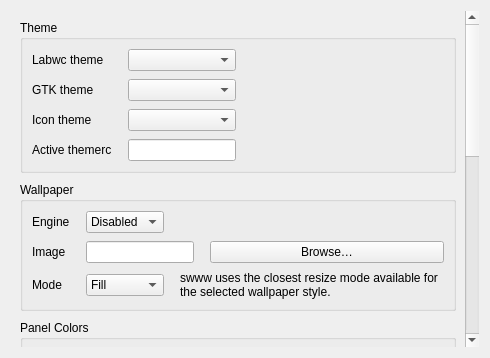
<?xml version="1.0" encoding="UTF-8"?>
<ui version="4.0">
 <class>pageAppearance</class>
 <widget class="QWidget" name="pageAppearance">
  <layout class="QVBoxLayout" name="verticalLayout">
   <item>
    <widget class="QScrollArea" name="scrollArea">
     <property name="frameShape">
      <enum>QFrame::Shape::NoFrame</enum>
     </property>
     <property name="widgetResizable">
      <bool>true</bool>
     </property>
     <widget class="QWidget" name="scrollAreaWidgetContents">
      <layout class="QVBoxLayout" name="verticalLayout_2">
       <property name="spacing">
        <number>9</number>
       </property>
       <item>
        <widget class="QGroupBox" name="groupTheme">
         <property name="title">
          <string>Theme</string>
         </property>
         <layout class="QGridLayout" name="gridLayoutTheme" columnstretch="0,0,1">
          <property name="horizontalSpacing">
           <number>16</number>
          </property>
          <property name="verticalSpacing">
           <number>8</number>
          </property>
          <item row="0" column="0">
           <widget class="QLabel" name="label">
            <property name="text">
             <string>Labwc theme</string>
            </property>
           </widget>
          </item>
          <item row="0" column="1">
           <widget class="QComboBox" name="openboxTheme"/>
          </item>
          <item row="1" column="0">
           <widget class="QLabel" name="label_1">
            <property name="text">
             <string>GTK theme</string>
            </property>
           </widget>
          </item>
          <item row="1" column="1">
           <widget class="QComboBox" name="gtkTheme"/>
          </item>
          <item row="2" column="0">
           <widget class="QLabel" name="label_2">
            <property name="text">
             <string>Icon theme</string>
            </property>
           </widget>
          </item>
          <item row="2" column="1">
           <widget class="QComboBox" name="iconTheme"/>
          </item>
          <item row="3" column="0">
           <widget class="QLabel" name="label_3">
            <property name="text">
             <string>Active themerc</string>
            </property>
           </widget>
          </item>
          <item row="3" column="1">
           <widget class="QLineEdit" name="themercPath">
            <property name="readOnly">
             <bool>true</bool>
            </property>
           </widget>
          </item>
          <item row="0" column="2" rowspan="4">
           <spacer name="horizontalSpacer">
            <property name="orientation">
             <enum>Qt::Orientation::Horizontal</enum>
            </property>
           </spacer>
          </item>
         </layout>
        </widget>
       </item>
       <item>
        <widget class="QGroupBox" name="groupWallpaper">
         <property name="title">
          <string>Wallpaper</string>
         </property>
         <layout class="QGridLayout" name="gridLayoutWallpaper" columnstretch="0,0,0,1">
          <property name="horizontalSpacing">
           <number>16</number>
          </property>
          <property name="verticalSpacing">
           <number>8</number>
          </property>
          <item row="0" column="0">
           <widget class="QLabel" name="label_4">
            <property name="text">
             <string>Engine</string>
            </property>
           </widget>
          </item>
          <item row="0" column="1">
           <widget class="QComboBox" name="wallpaperEngine">
            <item>
             <property name="text">
              <string>Disabled</string>
             </property>
             <property name="data">
              <string>none</string>
             </property>
            </item>
            <item>
             <property name="text">
              <string>swaybg</string>
             </property>
             <property name="data">
              <string>swaybg</string>
             </property>
            </item>
            <item>
             <property name="text">
              <string>swww</string>
             </property>
             <property name="data">
              <string>swww</string>
             </property>
            </item>
            <item>
             <property name="text">
              <string>wpaperd</string>
             </property>
             <property name="data">
              <string>wpaperd</string>
             </property>
            </item>
           </widget>
          </item>
          <item row="1" column="0">
           <widget class="QLabel" name="label_5">
            <property name="text">
             <string>Image</string>
            </property>
           </widget>
          </item>
          <item row="1" column="1" colspan="2">
           <widget class="QLineEdit" name="wallpaperPath"/>
          </item>
          <item row="1" column="3">
           <widget class="QPushButton" name="browseWallpaper">
            <property name="text">
             <string>Browse…</string>
            </property>
           </widget>
          </item>
          <item row="2" column="0">
           <widget class="QLabel" name="label_6">
            <property name="text">
             <string>Mode</string>
            </property>
           </widget>
          </item>
          <item row="2" column="1">
           <widget class="QComboBox" name="wallpaperMode">
            <item>
             <property name="text">
              <string>Fill</string>
             </property>
             <property name="data">
              <string>fill</string>
             </property>
            </item>
            <item>
             <property name="text">
              <string>Fit</string>
             </property>
             <property name="data">
              <string>fit</string>
             </property>
            </item>
            <item>
             <property name="text">
              <string>Stretch</string>
             </property>
             <property name="data">
              <string>stretch</string>
             </property>
            </item>
           </widget>
          </item>
          <item row="2" column="2" colspan="2">
           <widget class="QLabel" name="label_7">
            <property name="wordWrap">
             <bool>true</bool>
            </property>
            <property name="text">
             <string>swww uses the closest resize mode available for the selected wallpaper style.</string>
            </property>
           </widget>
          </item>
         </layout>
        </widget>
       </item>
       <item>
        <widget class="QGroupBox" name="groupPanel">
         <property name="title">
          <string>Panel Colors</string>
         </property>
         <layout class="QGridLayout" name="gridLayoutPanel" columnstretch="0,0,1">
          <property name="horizontalSpacing">
           <number>16</number>
          </property>
          <property name="verticalSpacing">
           <number>8</number>
          </property>
          <item row="0" column="0">
           <widget class="QLabel" name="label_8">
            <property name="text">
             <string>Target</string>
            </property>
           </widget>
          </item>
          <item row="0" column="1">
           <widget class="QComboBox" name="panelTarget">
            <item>
             <property name="text">
              <string>Disabled</string>
             </property>
             <property name="data">
              <string>none</string>
             </property>
            </item>
            <item>
             <property name="text">
              <string>Waybar</string>
             </property>
             <property name="data">
              <string>waybar</string>
             </property>
            </item>
            <item>
             <property name="text">
              <string>SFWBar</string>
             </property>
             <property name="data">
              <string>sfwbar</string>
             </property>
            </item>
           </widget>
          </item>
          <item row="1" column="0">
           <widget class="QLabel" name="label_9">
            <property name="text">
             <string>Panel background</string>
            </property>
           </widget>
          </item>
          <item row="1" column="1">
           <widget class="QLineEdit" name="panelBackground"/>
          </item>
          <item row="2" column="0">
           <widget class="QLabel" name="label_10">
            <property name="text">
             <string>Surface color</string>
            </property>
           </widget>
          </item>
          <item row="2" column="1">
           <widget class="QLineEdit" name="panelSurface"/>
          </item>
          <item row="3" column="0">
           <widget class="QLabel" name="label_11">
            <property name="text">
             <string>Text color</string>
            </property>
           </widget>
          </item>
          <item row="3" column="1">
           <widget class="QLineEdit" name="panelText"/>
          </item>
          <item row="4" column="0">
           <widget class="QLabel" name="label_12">
            <property name="text">
             <string>Accent color</string>
            </property>
           </widget>
          </item>
          <item row="4" column="1">
           <widget class="QLineEdit" name="panelAccent"/>
          </item>
          <item row="5" column="0" colspan="2">
           <widget class="QLabel" name="label_13">
            <property name="wordWrap">
             <bool>true</bool>
            </property>
            <property name="text">
             <string>These colors are written as a managed override block into the detected panel config.</string>
            </property>
           </widget>
          </item>
          <item row="0" column="2" rowspan="6">
           <spacer name="horizontalSpacer_2">
            <property name="orientation">
             <enum>Qt::Orientation::Horizontal</enum>
            </property>
           </spacer>
          </item>
         </layout>
        </widget>
       </item>
       <item>
        <widget class="QGroupBox" name="groupBox2">
         <property name="title">
          <string>Window Drop Shadows</string>
         </property>
         <layout class="QGridLayout" name="groupBox2_gridLayout" columnstretch="0,0,1">
          <property name="horizontalSpacing">
           <number>16</number>
          </property>
          <property name="verticalSpacing">
           <number>8</number>
          </property>
          <item row="0" column="0">
           <widget class="QCheckBox" name="dropShadows">
            <property name="text">
             <string>Enable shadows</string>
            </property>
           </widget>
          </item>
          <item row="0" column="1">
           <widget class="QCheckBox" name="dropShadowsOnTiled">
            <property name="text">
             <string>Enable on tiled windows</string>
            </property>
           </widget>
          </item>
          <item row="0" column="2">
           <spacer name="horizontalSpacer_11">
            <property name="orientation">
             <enum>Qt::Orientation::Horizontal</enum>
            </property>
           </spacer>
          </item>
         </layout>
        </widget>
       </item>
       <item>
        <widget class="QGroupBox" name="groupBox3">
         <property name="title">
          <string>Titlebar</string>
         </property>
         <layout class="QGridLayout" name="groupBox3_gridLayout" columnstretch="0,0,1">
          <property name="horizontalSpacing">
           <number>16</number>
          </property>
          <property name="verticalSpacing">
           <number>8</number>
          </property>
          <item row="0" column="0">
           <widget class="QLabel" name="label_14">
            <property name="text">
             <string>Corner radius</string>
            </property>
           </widget>
          </item>
          <item row="0" column="1">
           <widget class="QSpinBox" name="cornerRadius">
            <property name="maximum">
             <number>24</number>
            </property>
           </widget>
          </item>
          <item row="1" column="0">
           <widget class="QLabel" name="label_15">
            <property name="text">
             <string>Maximized decoration</string>
            </property>
           </widget>
          </item>
          <item row="1" column="1">
           <widget class="QComboBox" name="maximizedDecoration"/>
          </item>
          <item row="0" column="2" rowspan="2">
           <spacer name="horizontalSpacer_3">
            <property name="orientation">
             <enum>Qt::Orientation::Horizontal</enum>
            </property>
           </spacer>
          </item>
         </layout>
        </widget>
       </item>
       <item>
        <widget class="QGroupBox" name="groupBox4">
         <property name="title">
          <string>Advanced</string>
         </property>
         <layout class="QGridLayout" name="groupBox4_gridLayout" columnstretch="0,0,1">
          <property name="horizontalSpacing">
           <number>16</number>
          </property>
          <property name="verticalSpacing">
           <number>8</number>
          </property>
          <item row="0" column="0">
           <widget class="QLabel" name="label_16">
            <property name="text">
             <string>Decoration mode</string>
            </property>
           </widget>
          </item>
          <item row="0" column="1">
           <widget class="QComboBox" name="decoration"/>
          </item>
          <item row="0" column="2">
           <spacer name="horizontalSpacer_4">
            <property name="orientation">
             <enum>Qt::Orientation::Horizontal</enum>
            </property>
           </spacer>
          </item>
         </layout>
        </widget>
       </item>
       <item>
        <spacer name="verticalSpacer">
         <property name="orientation">
          <enum>Qt::Orientation::Vertical</enum>
         </property>
        </spacer>
       </item>
      </layout>
     </widget>
    </widget>
   </item>
  </layout>
 </widget>
 <resources/>
 <connections/>
</ui>
